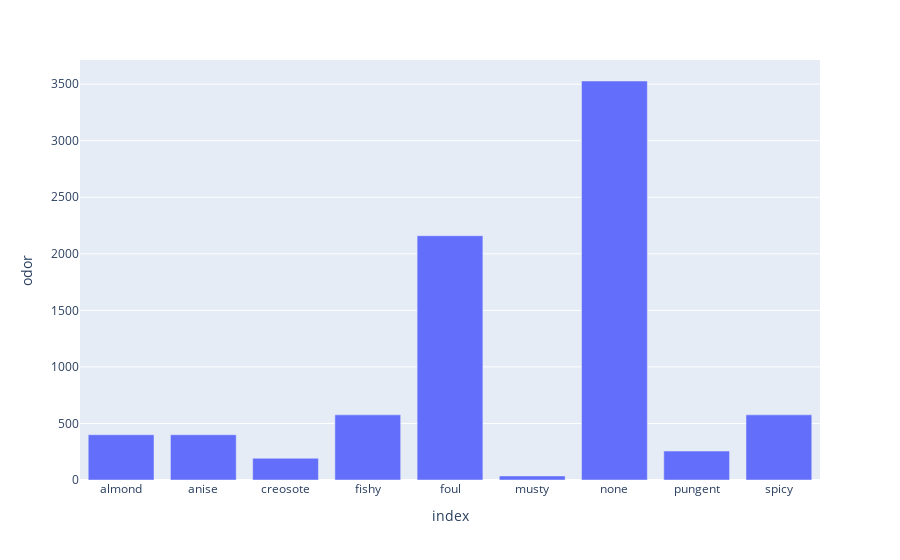

The code cell stored with this chart in its notebook:
### Code cell
data3 = df.groupby(['odor'])['odor'].count()
fig3 =px.bar(data3,x=data3.index,y='odor')
fig3.show()

### Figure 1 — Plotly figure (JSON) as saved in the notebook; plotly's stock layout.template omitted (floating-point values rounded to 4 significant figures)
{"data": [{"alignmentgroup": "True", "hovertemplate": "index=%{x}<br>odor=%{y}<extra></extra>", "legendgroup": "", "marker": {"color": "#636efa", "pattern": {"shape": ""}}, "name": "", "offsetgroup": "", "orientation": "v", "showlegend": false, "textposition": "auto", "type": "bar", "x": ["almond", "anise", "creosote", "fishy", "foul", "musty", "none", "pungent", "spicy"], "xaxis": "x", "y": [400, 400, 192, 576, 2160, 36, 3528, 256, 576], "yaxis": "y"}], "layout": {"barmode": "relative", "legend": {"tracegroupgap": 0}, "margin": {"t": 60}, "xaxis": {"anchor": "y", "domain": [0, 1], "title": {"text": "index"}}, "yaxis": {"anchor": "x", "domain": [0, 1], "title": {"text": "odor"}}}}
